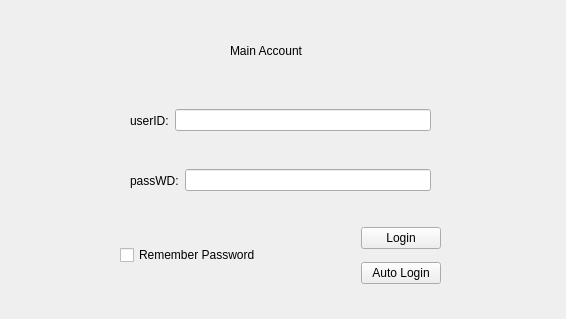
<?xml version="1.0" encoding="UTF-8"?>
<ui version="4.0">
 <class>Form</class>
 <widget class="QWidget" name="Form">
  <property name="geometry">
   <rect>
    <x>0</x>
    <y>0</y>
    <width>566</width>
    <height>319</height>
   </rect>
  </property>
  <property name="windowTitle">
   <string>TeraCloud Management</string>
  </property>
  <widget class="QLabel" name="label_3">
   <property name="geometry">
    <rect>
     <x>230</x>
     <y>20</y>
     <width>171</width>
     <height>61</height>
    </rect>
   </property>
   <property name="text">
    <string>Main Account</string>
   </property>
  </widget>
  <widget class="QWidget" name="layoutWidget">
   <property name="geometry">
    <rect>
     <x>130</x>
     <y>100</y>
     <width>301</width>
     <height>41</height>
    </rect>
   </property>
   <layout class="QHBoxLayout" name="horizontalLayout">
    <item>
     <widget class="QLabel" name="label">
      <property name="text">
       <string>userID:</string>
      </property>
     </widget>
    </item>
    <item>
     <widget class="QLineEdit" name="userid"/>
    </item>
   </layout>
  </widget>
  <widget class="QWidget" name="layoutWidget">
   <property name="geometry">
    <rect>
     <x>130</x>
     <y>160</y>
     <width>301</width>
     <height>41</height>
    </rect>
   </property>
   <layout class="QHBoxLayout" name="horizontalLayout_2">
    <item>
     <widget class="QLabel" name="label_2">
      <property name="text">
       <string>passWD:</string>
      </property>
     </widget>
    </item>
    <item>
     <widget class="QLineEdit" name="passwd">
      <property name="echoMode">
       <enum>QLineEdit::Password</enum>
      </property>
     </widget>
    </item>
   </layout>
  </widget>
  <widget class="QWidget" name="">
   <property name="geometry">
    <rect>
     <x>120</x>
     <y>220</y>
     <width>321</width>
     <height>71</height>
    </rect>
   </property>
   <layout class="QHBoxLayout" name="horizontalLayout_3">
    <item>
     <widget class="QCheckBox" name="checkBox">
      <property name="sizePolicy">
       <sizepolicy hsizetype="Expanding" vsizetype="Fixed">
        <horstretch>0</horstretch>
        <verstretch>0</verstretch>
       </sizepolicy>
      </property>
      <property name="text">
       <string>Remember Password</string>
      </property>
     </widget>
    </item>
    <item>
     <layout class="QVBoxLayout" name="verticalLayout">
      <item>
       <widget class="QPushButton" name="Login_btn">
        <property name="text">
         <string>Login</string>
        </property>
       </widget>
      </item>
      <item>
       <widget class="QPushButton" name="auto_login_btn">
        <property name="text">
         <string>Auto Login</string>
        </property>
       </widget>
      </item>
     </layout>
    </item>
   </layout>
  </widget>
 </widget>
 <resources/>
 <connections/>
</ui>
